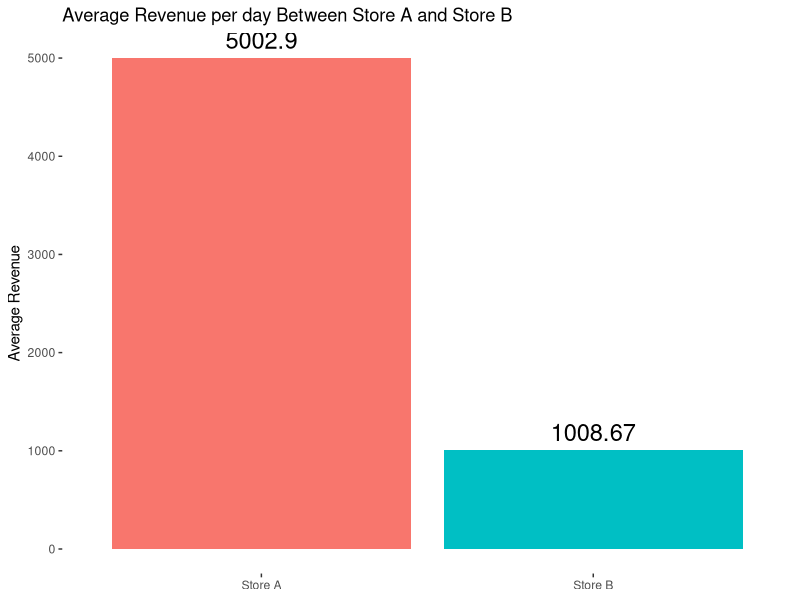

This figure's R source:
library(ggplot2)


StoreA <- rnorm(365, 5000.21, 332) # Creates 365 samples of occurences, with a mean of 5000.21 and standard deviation of 332
StoreB <- rnorm(365, 1000.12, 332) # Creates 365 samples of occurences, with a mean of 1000.12 and standard deviation of 332

Revenue <- c(StoreA, StoreB) #Combines values into one column. All 365 values of Store A will be combined along with all 365 values of Store B

Store <- rep(c("Store A", "Store B"), each = 365) #Creates of column of Store A and Store B as the two levels. 365 iterations will be created for Store A and then Store \ 

Sales <- data.frame(Store, Revenue) #Creates a dataframe of the Revenue and their corresponding store 

ggplot(Sales, aes(Store, Revenue, label = Revenue, fill = Store)) + 
  stat_summary(fun.y = "mean", geom = "bar") + #
	 stat_summary(aes(label=round(..y..,2)), fun.y=mean, geom="text", size=6, vjust = -0.5) + #Plots the text of the average value for each level
  theme(panel.background=element_blank()) + #Creates a blank background for the plot's panel
  theme(plot.background=element_blank()) + #Creates a blank background for the plot 
  theme(legend.position="none") + # Gets rid of the legend
  labs(title = "Average Revenue per day Between Store A and Store B", #Adds a title for the plot
     x = NULL, y = "Average Revenue" #Labels for the x and y axis
     ) 